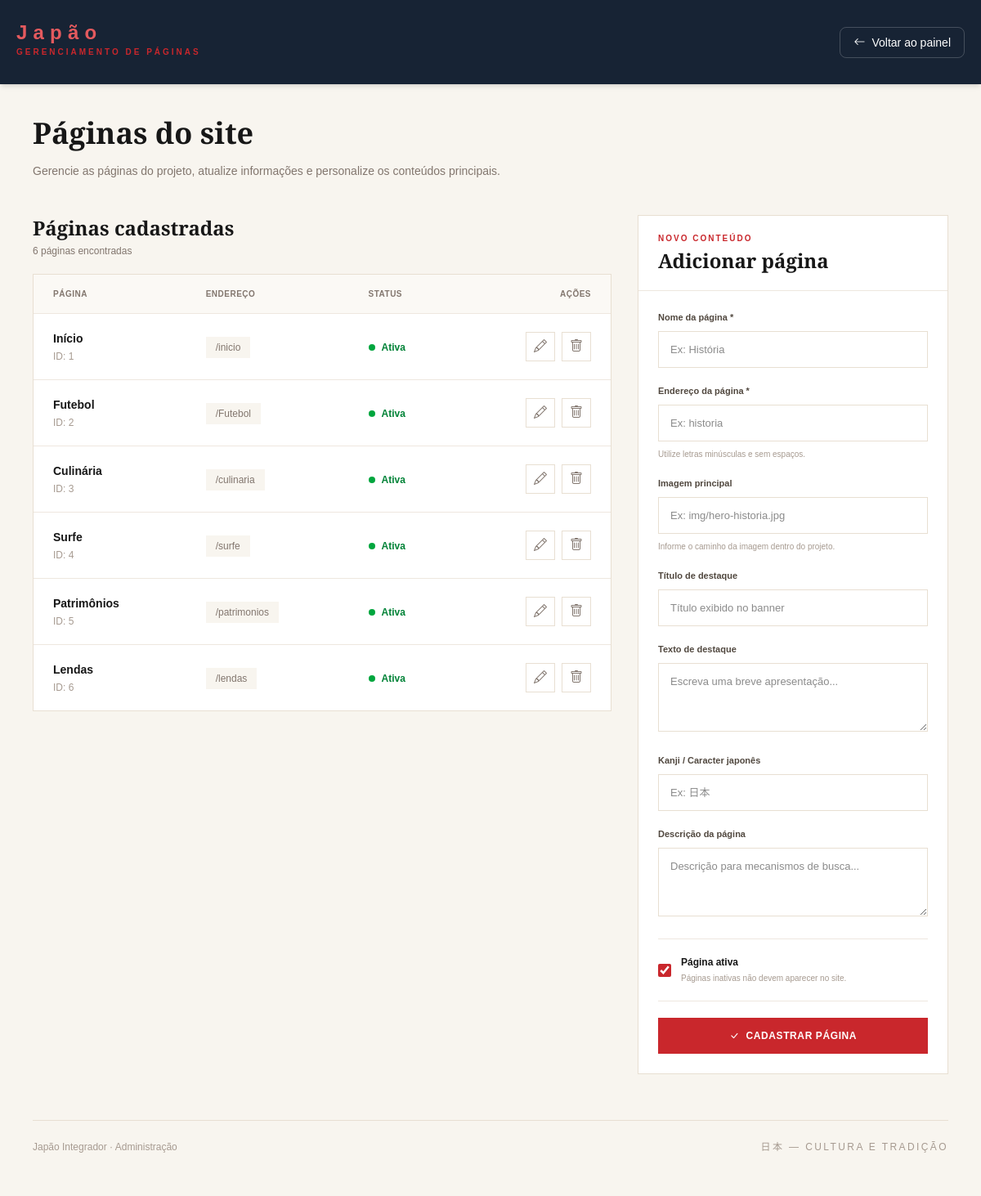
/assets/admin/paginas.php (signed in), run on the app's committed database.
### tables this page shows
CREATE TABLE `paginas` (
  `id` int(11) NOT NULL,
  `slug` varchar(60) NOT NULL,
  `titulo` varchar(150) NOT NULL,
  `hero_imagem` varchar(255) DEFAULT NULL,
  `hero_titulo` varchar(200) DEFAULT NULL,
  `hero_subtitulo` text DEFAULT NULL,
  `hero_kanji` varchar(20) DEFAULT NULL,
  `meta_descricao` varchar(255) DEFAULT NULL,
  `ativo` tinyint(1) NOT NULL DEFAULT 1,
  `atualizado_em` timestamp NULL DEFAULT current_timestamp() ON UPDATE current_timestamp()
);

### assets/admin/paginas.php (the view, shortened to what this page needs)
<?php
require_once __DIR__ . "/../../database/conexao.php";
function e($valor)
{
    return htmlspecialchars((string) $valor, ENT_QUOTES, "UTF-8");
}
$paginaEdicao = null;
$resultado = $conn->query("
    SELECT *
    FROM paginas
    ORDER BY id ASC
");
$paginas = $resultado->fetch_all(MYSQLI_ASSOC);
$editando = $paginaEdicao !== null;
?>
<!DOCTYPE html>
<html lang="pt-BR">
<head>
    <link rel="stylesheet" href="../../src/output.css">
    <link rel="stylesheet" href="https://cdn.jsdelivr.net/npm/bootstrap-icons@1.11.3/font/bootstrap-icons.min.css">
</head>
<body class="min-h-screen bg-[#f8f5ef] text-[#171717]">
    <header class="bg-[#172334] text-white shadow-md">
        <div class="mx-auto flex max-w-7xl flex-wrap items-center justify-between gap-4 px-5 py-5">
            <div>
                <h1 class="mt-1 text-2xl font-bold tracking-[0.3em] text-[#e45a5e]">
                    Japão
                </h1>
                <p class="mb-3 text-[10px] font-bold uppercase tracking-[0.3em] text-[#c9272c]">
                    Gerenciamento de páginas
                </p>
            </div>
            <a href="index.php" class="inline-flex items-center gap-2 rounded-lg border border-white/20 px-4 py-2 text-sm transition hover:bg-white/10">
                <i class="bi bi-arrow-left"></i>
                Voltar ao painel
            </a>
        </div>
    </header>
    <main class="mx-auto max-w-7xl px-6 py-10 md:px-10">
        <section class="mb-10 flex flex-col justify-between gap-5 sm:flex-row sm:items-end">
            <div>
                <h1 class="titulo text-4xl font-semibold">
                    Páginas do site
                </h1>
                <p class="mt-3 max-w-xl text-sm leading-7 text-[#82766e]">
                    Gerencie as páginas do projeto, atualize informações e personalize os conteúdos principais.
                </p>
            </div>
        </section>
        <div class="grid items-start gap-8 lg:grid-cols-[1fr_380px]">
            <section>
                <div class="mb-5 flex items-center justify-between">
                    <div>
                        <h2 class="titulo text-2xl font-semibold">
                            Páginas cadastradas
                        </h2>
                        <p class="mt-1 text-xs text-[#82766e]">
                            <?= count($paginas) ?> páginas encontradas
                        </p>
                    </div>
                </div>
                <div class="overflow-hidden border border-[#e8dfd2] bg-white">
                    <div class="overflow-x-auto">
                        <table class="w-full min-w-[650px] text-left">
                            <thead class="border-b border-[#eee7df] bg-[#fbf9f5]">
                                <tr>
                                    <th class="px-6 py-4 text-[10px] font-bold uppercase tracking-wider text-[#82766e]">
                                        Página
                                    </th>
                                    <th class="px-6 py-4 text-[10px] font-bold uppercase tracking-wider text-[#82766e]">
                                        Endereço
                                    </th>
                                    <th class="px-6 py-4 text-[10px] font-bold uppercase tracking-wider text-[#82766e]">
                                        Status
                                    </th>
                                    <th class="px-6 py-4 text-right text-[10px] font-bold uppercase tracking-wider text-[#82766e]">
                                        Ações
                                    </th>
                                </tr>
                            </thead>
                            <tbody class="divide-y divide-[#eee7df]">
                                <?php if (count($paginas) > 0): ?>
                                    <?php foreach ($paginas as $pagina): ?>
                                        <tr class="transition hover:bg-[#fbf9f5]">
                                            <td class="px-6 py-5">
                                                <p class="text-sm font-semibold">
                                                    <?= e($pagina["titulo"]) ?>
                                                </p>
                                                <p class="mt-1 text-xs text-[#a69a90]">
                                                    ID: <?= (int) $pagina["id"] ?>
                                                </p>
                                            </td>
                                            <td class="px-6 py-5">
                                                <span class="bg-[#f8f5ef] px-3 py-1.5 text-xs text-[#82766e]">
                                                    /<?= e($pagina["slug"]) ?>
                                                </span>
                                            </td>
                                            <td class="px-6 py-5">
                                                <?php if ($pagina["ativo"]): ?>
                                                    <span class="inline-flex items-center gap-2 text-xs font-semibold text-green-700">
                                                        <span class="h-2 w-2 rounded-full bg-green-600"></span>
                                                        Ativa
                                                    </span>
                                                <?php endif; ?>
                                            </td>
                                            <td class="px-6 py-5">
                                                <div class="flex justify-end gap-2">
                                                    <a href="paginas.php?editar=<?= (int) $pagina["id"] ?>"
                                                        title="Editar página"
                                                        class="flex h-9 w-9 items-center justify-center border border-[#e8dfd2] text-[#82766e] transition hover:border-[#c9272c] hover:bg-[#c9272c] hover:text-white">
                                                        <i class="bi bi-pencil"></i>
                                                    </a>
                                                    <form method="POST" onsubmit="return confirm('Tem certeza que deseja excluir esta página?');">
                                                        <button type="submit" name="excluir"
                                                            title="Excluir página"
                                                            class="flex h-9 w-9 items-center justify-center border border-[#e8dfd2] text-[#82766e] transition hover:border-red-600 hover:bg-red-600 hover:text-white">
                                                            <i class="bi bi-trash"></i>
                                                        </button>
                                                    </form>
                                                </div>
                                            </td>
                                        </tr>
                                    <?php endforeach; ?>
                                <?php endif; ?>
                            </tbody>
                        </table>
                    </div>
                </div>
            </section>
            <aside id="formulario" class="border border-[#e8dfd2] bg-white">
                <div class="border-b border-[#eee7df] px-6 py-5">
                    <p class="text-[10px] font-bold uppercase tracking-[0.2em] text-[#c9272c]">
                        <?= $editando ? "Editar conteúdo" : "Novo conteúdo" ?>
                    </p>
                    <h2 class="titulo mt-1 text-2xl font-semibold">
                        <?= $editando ? "Editar página" : "Adicionar página" ?>
                    </h2>
                </div>
                <form method="POST" class="space-y-5 p-6">
                    <div>
                        <label class="campo-label">
                            Nome da página *
                        </label>
                        <input
                            type="text"
                            name="titulo"
                            class="campo"
                            placeholder="Ex: História"
                            value="<?= $editando ? e($paginaEdicao["titulo"]) : "" ?>"
                            required>
                    </div>
                    <div>
                        <label class="campo-label">
                            Endereço da página *
                        </label>
                        <input
                            type="text"
                            name="slug"
                            class="campo"
                            placeholder="Ex: historia"
                            value="<?= $editando ? e($paginaEdicao["slug"]) : "" ?>"
                            required>
                        <p class="mt-2 text-[10px] text-[#a69a90]">
                            Utilize letras minúsculas e sem espaços.
                        </p>
                    </div>
                    <div>
                        <label class="campo-label">
                            Imagem principal
                        </label>
                        <input
                            type="text"
                            name="hero_imagem"
                            class="campo"
                            placeholder="Ex: img/hero-historia.jpg"
                            value="<?= $editando ? e($paginaEdicao["hero_imagem"]) : "" ?>">
                        <p class="mt-2 text-[10px] text-[#a69a90]">
                            Informe o caminho da imagem dentro do projeto.
                        </p>
                    </div>
                    <div>
                        <label class="campo-label">
                            Título de destaque
                        </label>
                        <input
                            type="text"
                            name="hero_titulo"
                            class="campo"
                            placeholder="Título exibido no banner"
                            value="<?= $editando ? e($paginaEdicao["hero_titulo"]) : "" ?>">
                    </div>
                    <div>
                        <label class="campo-label">
                            Texto de destaque
                        </label>
                        <textarea
                            name="hero_subtitulo"
                            rows="3"
                            class="campo resize-y"
                            placeholder="Escreva uma breve apresentação..."><?= $editando ? e($paginaEdicao["hero_subtitulo"]) : "" ?></textarea>
                    </div>
                    <div>
                        <label class="campo-label">
                            Kanji / Caracter japonês
                        </label>
                        <input
                            type="text"
                            name="hero_kanji"
                            class="campo"
                            placeholder="Ex: 日本"
                            value="<?= $editando ? e($paginaEdicao["hero_kanji"]) : "" ?>">
                    </div>
                    <div>
                        <label class="campo-label">
                            Descrição da página
                        </label>
                        <textarea
                            name="meta_descricao"
                            rows="3"
                            class="campo resize-y"
                            placeholder="Descrição para mecanismos de busca..."><?= $editando ? e($paginaEdicao["meta_descricao"]) : "" ?></textarea>
                    </div>
                    <div class="border-t border-[#eee7df] pt-5">
                        <label class="flex cursor-pointer items-center gap-3">
                            <input
                                type="checkbox"
                                name="ativo"
                                value="1"
                                class="h-4 w-4 accent-[#c9272c]"
                                <?= !$editando || $paginaEdicao["ativo"] ? "checked" : "" ?>>
                            <span>
                                <span class="block text-xs font-bold">
                                    Página ativa
                                </span>
                                <span class="mt-1 block text-[10px] text-[#a69a90]">
                                    Páginas inativas não devem aparecer no site.
                                </span>
                            </span>
                        </label>
                    </div>
                    <div class="space-y-3 border-t border-[#eee7df] pt-5">
                        <button
                            type="submit"
                            name="salvar"
                            class="botao flex w-full items-center justify-center gap-2 bg-[#c9272c] px-5 py-3.5 text-xs font-bold uppercase tracking-wider text-white hover:bg-[#a51e23]">
                            <i class="bi bi-check-lg"></i>
                            <?= $editando ? "Salvar alterações" : "Cadastrar página" ?>
                        </button>
                    </div>
                </form>
            </aside>
        </div>
        <footer class="mt-14 border-t border-[#e8dfd2] py-6">
            <div class="flex flex-col justify-between gap-3 text-xs text-[#a69a90] sm:flex-row">
                <p>Japão Integrador · Administração</p>
                <p class="tracking-[0.2em]">
                    日本 — CULTURA E TRADIÇÃO
                </p>
            </div>
        </footer>
    </main>
</body>
</html>

### assets/admin/paginas.php (style rules this page uses)
body { font-family: 'Noto Sans JP', sans-serif; }
.titulo { font-family: 'Playfair Display', serif; }
.botao { transition: .25s ease; }
.campo { width: 100%; border: 1px solid #e8dfd2; background: #fff; padding: 12px 14px; outline: none; transition: .2s; font-size: 13px; }
.campo-label { display: block; margin-bottom: 8px; font-size: 11px; font-weight: 700; color: #51483f; }

### data on the page
paginas: titulo "Início", id "1", slug "inicio", ativo 1 (drawn)
paginas: titulo "Futebol", id "2", slug "Futebol", ativo 1 (drawn)
paginas: titulo "Culinária", id "3", slug "culinaria", ativo 1 (drawn)
paginas: titulo "Surfe", id "4", slug "surfe", ativo 1 (drawn)
paginas: titulo "Patrimônios", id "5", slug "patrimonios", ativo 1 (drawn)
paginas: titulo "Lendas", id "6", slug "lendas", ativo 1 (drawn)

### other printed values
count($paginas) "6"
